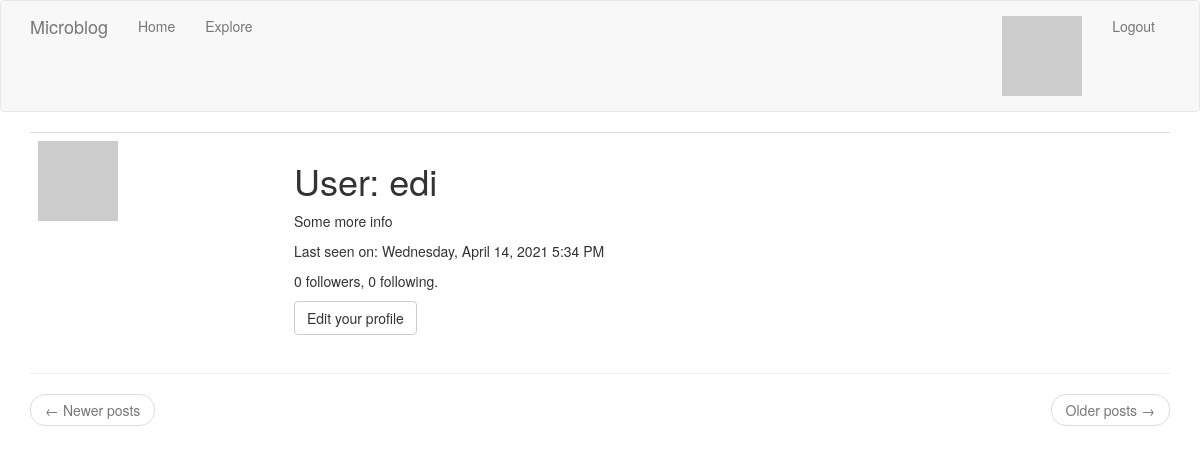
/user/edi (signed in), run on an earlier commit of the app's database.
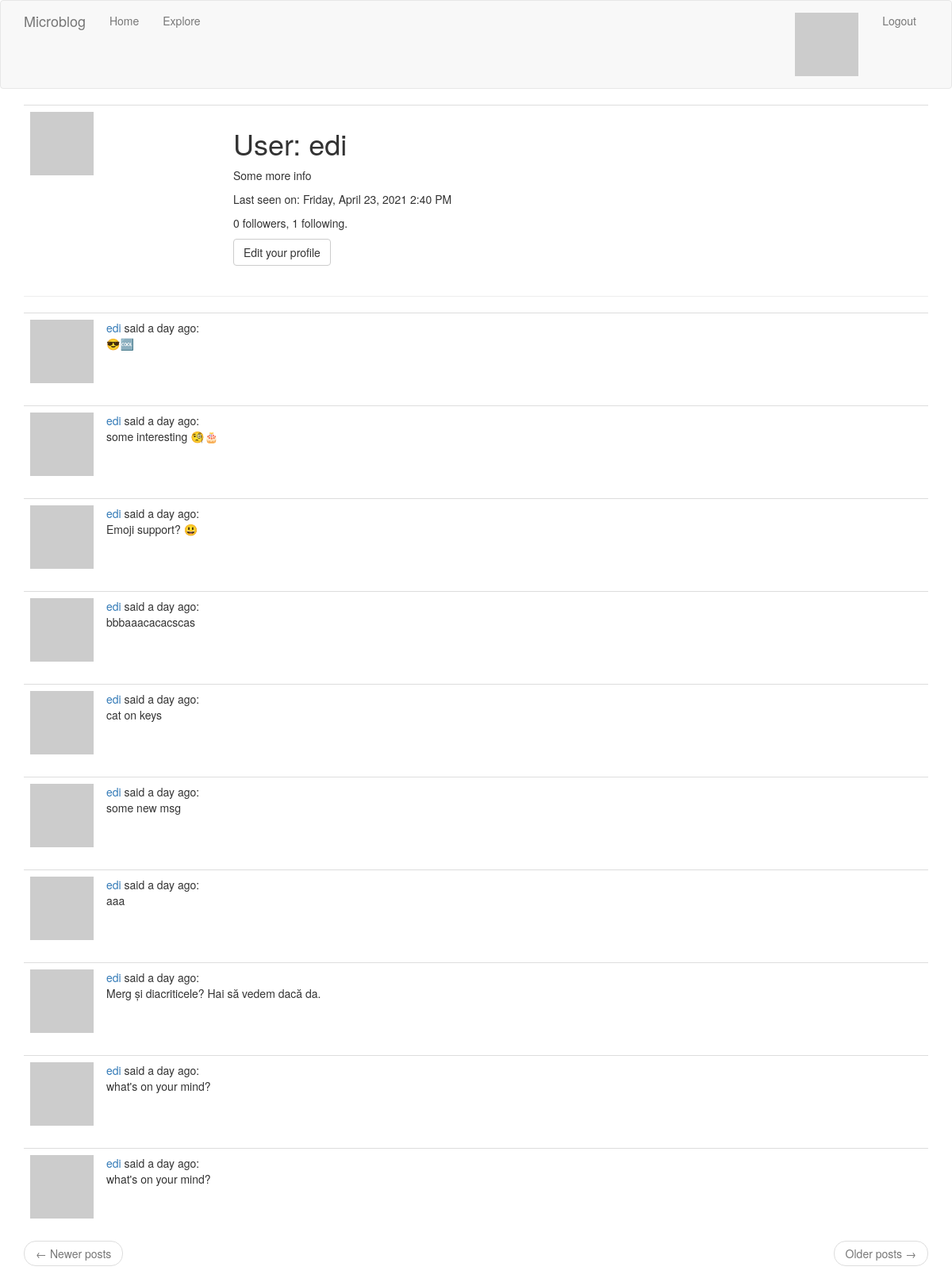
And on a later commit of the database.
### app/models.py (models this page shows, shortened)
class User(UserMixin, db.Model):
    id = db.Column(db.Integer, primary_key=True)
    username = db.Column(db.String(64), index=True, unique=True)
    email = db.Column(db.String(120), index=True, unique=True)
    password_hash = db.Column(db.String(128))
    """
    user.posts will retrieve all the Posts made by this User
    post.author will retrieve the User that made the Post
    """
    posts = db.relationship("Post", backref="author", lazy="dynamic")
    about_me = db.Column(db.String(140))
    last_seen = db.Column(db.DateTime, default = datetime.utcnow)
    """
    Define many-to-many relationship between User instances.
    user1 = user2 has the meaning of: user1 is following user2
        * secondary = sets association table defined above
        * primaryjoin = links follower with association table
        * secondaryjoin = links followed with association table
    """
    followed = db.relationship(
        "User", secondary = followers,
        primaryjoin=(followers.c.follower_id == id),
        secondaryjoin=(followers.c.followed_id == id),
        backref=db.backref("followers", lazy = "dynamic"), lazy = "dynamic")
    def avatar(self, size):
        digest = md5(self.email.lower().encode("utf-8")).hexdigest()
        return "https://www.gravatar.com/avatar/{}?d=identicon&s={}".format(digest, size)

class Post(db.Model):
    id = db.Column(db.Integer, primary_key=True)
    body = db.Column(db.String(140))
    timestamp = db.Column(db.DateTime, index=True, default=datetime.utcnow)
    user_id = db.Column(db.Integer, db.ForeignKey("user.id"))

### app/routes.py (the view)
@app.route("/user/<username>")
@login_required
def user(username):
    form = EmptyFollowForm()
    user = User.query.filter_by(username = username).first_or_404()
    page = request.args.get(key = 'page', default = 1, type = int)
    ret_404_on_empty_range = False
    posts = user.posts.order_by(Post.timestamp.desc())\
                .paginate(page, app.config['POSTS_PER_PAGE'], ret_404_on_empty_range)
    next_url = url_for("user", username = username, page = posts.next_num)\
            if posts.has_next else None
    prev_url = url_for("user", username = username, page = posts.prev_num)\
            if posts.has_prev else None
    return render_template("user.html", user = user, form = form,
            posts = posts.items, next_url = next_url, prev_url = prev_url)

### app/models.py (called while the page is built)
@login.user_loader
def load_user(id):
    return User.query.get(int(id))

### app/routes.py (called while the page is built)
@app.before_request
def before_request():
    if current_user.is_authenticated:
        current_user.last_seen = datetime.utcnow()
        db.session.commit()
    g.locale = str(get_locale())

### app/templates/user.html (shortened to what this page needs)
{% extends "base.html" %}
{% block app_content %}
    <table class="table table-hover">
        <tr valign="top">
            <td width="256px"><img src="{{ user.avatar(256) }}"</td>
            <td>
                <h1>User: {{ user.username }}</h1>
                {% if user.about_me %}
                    <p>{{ user.about_me }}</p>
                {% endif %}
                {% if user.last_seen %}
                    <p>{{ _("Last seen on:")}} {{ moment(user.last_seen).format("LLLL") }}</p>
                {% endif %}
                <p>{{ user.followers.count() }} {{ _("followers,")}} {{ user.followed.count() }} following.</p>
                {% if user == current_user %}
                    <p><a class="btn btn-default" href="{{ url_for('edit_profile') }}">
                        {{ _("Edit your profile")}}
                    </a></p>
                {% endif %}
            </td>
        </tr>
    </table>
    <hr>
    {% include "paginated_posts.html" %}
{% endblock %}

### app/templates/sub_post.html
<table class="table table-hover">
    <tr>
        <td class="col-xs-1">
            <a href={{url_for("user", username = post.author.username)}}>
                <img src="{{ post.author.avatar(64) }}" />
            </a>
        </td>
        <td class = "col-xs-11">
            <a href={{url_for("user", username = post.author.username)}}>
                {{ post.author.username }}
            </a>
            {{ _("said")}} {{ moment(post.timestamp).fromNow() }}:<br>{{ post.body }}
        </td>
    </tr>
</table>

What changed in the data, as far as the page shows it:
changed User "edi": last_seen "Wednesday, April 14, 2021 5:34 PM" → "Friday, April 23, 2021 2:40 PM"
added Post: author.username "edi", timestamp "a day ago", body "😎🆒"
added Post: author.username "edi", timestamp "a day ago", body "some interesting 🧐🎂"
added Post: author.username "edi", timestamp "a day ago", body "Emoji support? 😃"
added Post: author.username "edi", timestamp "a day ago", body "bbbaaacacacscas"
added Post: author.username "edi", timestamp "a day ago", body "cat on keys"
added Post: author.username "edi", timestamp "a day ago", body "some new msg"
added Post: author.username "edi", timestamp "a day ago", body "aaa"
added Post: author.username "edi", timestamp "a day ago", body "Merg și diacriticele? Hai să vedem dacă da."
added Post: author.username "edi", timestamp "a day ago", body "what's on your mind?"
added Post: author.username "edi", timestamp "a day ago", body "what's on your mind?"
Also different on the page:
{{ user.followed.count() }}: "0" → "1"
